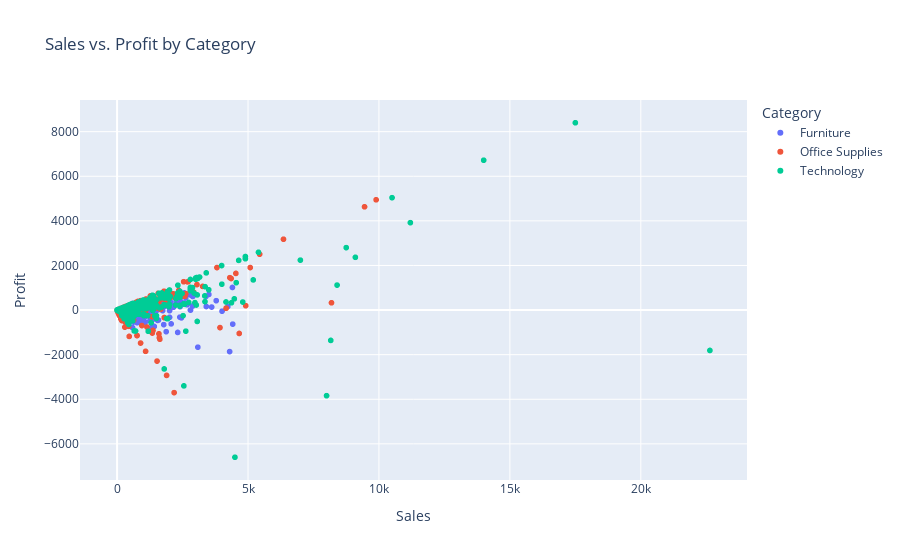

The notebook cell this image was saved under:
### Code cell
# 4. Scatter Plot
fig4 = px.scatter(pp, x='Sales', y='Profit', color='Category',
                  title='Sales vs. Profit by Category')
fig4.show()

### Figure 1 — Plotly figure (JSON) as saved in the notebook; plotly's stock layout.template omitted (floating-point values rounded to 4 significant figures; data arrays with more than 128 entries replaced by an {"elided": "..."} marker saying what was removed)
{"data": [{"hovertemplate": "Category=Furniture<br>Sales=%{x}<br>Profit=%{y}<extra></extra>", "legendgroup": "Furniture", "marker": {"color": "#636efa", "symbol": "circle"}, "mode": "markers", "name": "Furniture", "showlegend": true, "type": "scattergl", "x": {"elided": "2121 float values"}, "xaxis": "x", "y": {"elided": "2121 float values"}, "yaxis": "y"}, {"hovertemplate": "Category=Office Supplies<br>Sales=%{x}<br>Profit=%{y}<extra></extra>", "legendgroup": "Office Supplies", "marker": {"color": "#EF553B", "symbol": "circle"}, "mode": "markers", "name": "Office Supplies", "showlegend": true, "type": "scattergl", "x": {"elided": "6026 float values"}, "xaxis": "x", "y": {"elided": "6026 float values"}, "yaxis": "y"}, {"hovertemplate": "Category=Technology<br>Sales=%{x}<br>Profit=%{y}<extra></extra>", "legendgroup": "Technology", "marker": {"color": "#00cc96", "symbol": "circle"}, "mode": "markers", "name": "Technology", "showlegend": true, "type": "scattergl", "x": {"elided": "1847 float values"}, "xaxis": "x", "y": {"elided": "1847 float values"}, "yaxis": "y"}], "layout": {"legend": {"title": {"text": "Category"}, "tracegroupgap": 0}, "title": {"text": "Sales vs. Profit by Category"}, "xaxis": {"anchor": "y", "domain": [0, 1], "title": {"text": "Sales"}}, "yaxis": {"anchor": "x", "domain": [0, 1], "title": {"text": "Profit"}}}}
